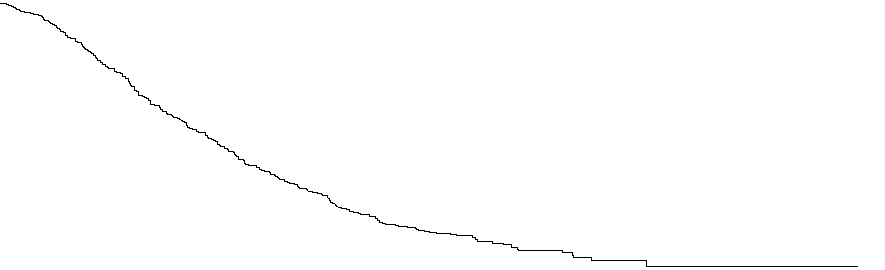
#> input picture plat+gem.png, 885 x 270 px
$ python curvepath.py
#> lines starting #> are read from the running program, lines starting #| are printed output that depends on the picture; after the words box and inside, x2 and y2 are one past the last pixel; in counts of white or black regions, pixels touching at a corner belong together
import cv2
import numpy as np
import csv

# Load and process image
image = cv2.imread("plat+gem.png", cv2.IMREAD_UNCHANGED)
#> image is the input picture: shape (270, 885, 4); mean B, G, R, A 253.8, 253.8, 253.8, 255
gray = cv2.cvtColor(image, cv2.COLOR_BGR2GRAY)
#> gray: shape (270, 885); 99.5% white; black in thin lines or dots
_, binary = cv2.threshold(gray, 127, 255, cv2.THRESH_BINARY_INV)
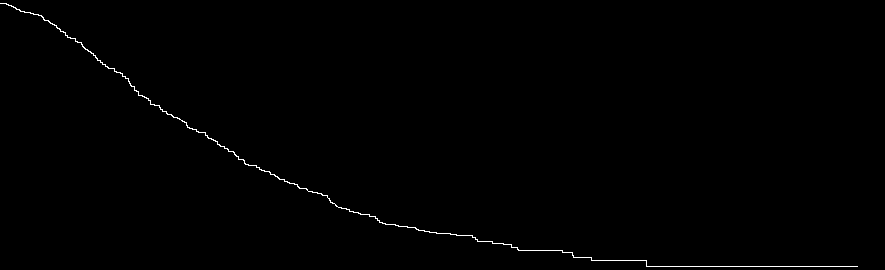
#> binary: shape (270, 885); 0.47% white in thin lines or dots

height, width = binary.shape
#> height = 270; width = 885
path_points = []

# Find start point (leftmost black pixel)
start_found = False
for x in range(width):
    for y in range(height):
        if binary[y, x] == 255:
            path_points.append((x, height - y))  # Flip Y coordinate for Illustrator
            start_found = True
            break
    if start_found:
        break
#> after the loop, path_points = [(0, 267)]

# Follow path using 8-direction connectivity
directions = [(1,0), (1,-1), (0,-1), (-1,-1), (-1,0), (-1,1), (0,1), (1,1)]
x, y = path_points[0]
#> x = 0; y = 267
y = height - y  # Convert back to image coordinates for processing
#> y = 3

while True:
    found_next = False
    binary[y, x] = 0  # Mark as visited

    for dx, dy in directions:
        nx, ny = x + dx, y + dy
        if 0 <= nx < width and 0 <= ny < height and binary[ny, nx] == 255:
            path_points.append((nx, height - ny))  # Store in Illustrator coordinates
            x, y = nx, ny
            found_next = True
            break

    if not found_next:
        break
#> binary: shape (270, 885); 0.47% of pixels changed, all inside (x1, y1, x2, y2) = (0, 3, 858, 267)

# Save as CSV
with open("curve_path2.csv", "w", newline="") as file:
    writer = csv.writer(file)
    writer.writerow(["X", "Y"])
    writer.writerows(path_points)

print(f"Extracted {len(path_points)} curve points. Saved to curve_path.csv.")
#| Extracted 1116 curve points. Saved to curve_path.csv.

$ run again, with charttestwhite.png copied over plat+gem.png
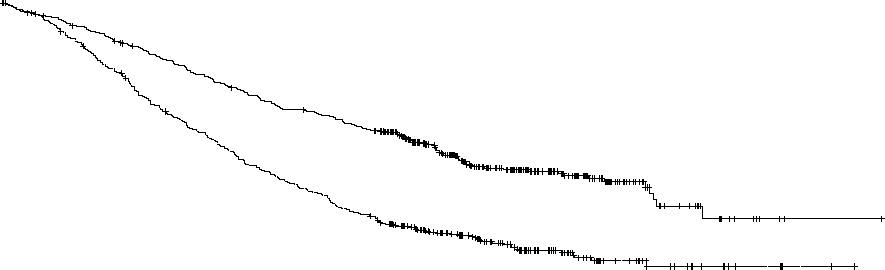
#> input picture charttestwhite.png, 885 x 270 px
#> image is the input picture: shape (270, 885, 4); mean B, G, R, A 250.9, 250.9, 250.9, 255
#> gray: shape (270, 885); 98.4% white; black in thin lines or dots
#> `_, binary = cv2.threshold(gray, 127, 255, cv2.THRESH_BINARY_INV)`:
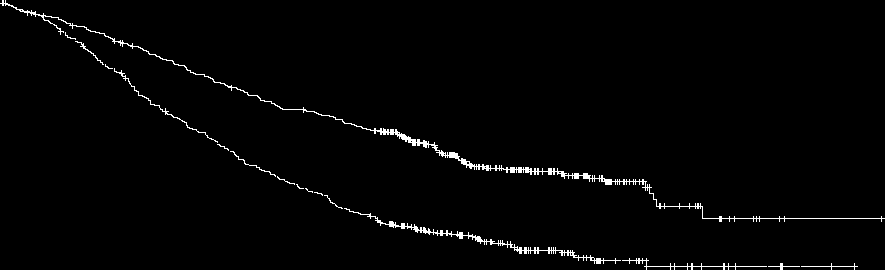
#> binary: shape (270, 885); 1.6% white in thin lines or dots
#| Extracted 52 curve points. Saved to curve_path.csv.
